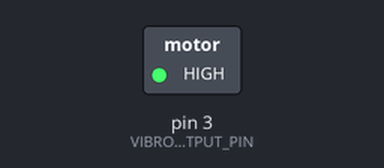
Bench run of a sketch on a simulated Arduino Uno, built with avr-gcc and run on an emulated ATmega328P. On the bench: switched loads named in the sketch (green lamp = pin HIGH). Dashed ring = blinking.

Above: at 0.5 s.
Timing chart, 0 to 4.6 s (numbered marks = the images above):
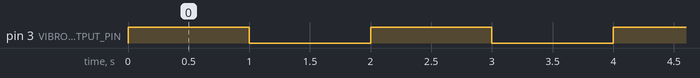

The sketch:

vibromotor.ino
```cpp
const int VIBROMOTOR_OUTPUT_PIN = 3;

void setup() {
  pinMode(VIBROMOTOR_OUTPUT_PIN, OUTPUT);
  Serial.begin(9600);
}

void loop() {
  digitalWrite(VIBROMOTOR_OUTPUT_PIN, HIGH);
  delay(1000);
  digitalWrite(VIBROMOTOR_OUTPUT_PIN, LOW);
  delay(1000);
}
```

Blinker.cpp
```cpp
#include "Blinker.h"

/**
* This Blinker constructor takes parameters pin and blinkInterval,
* pin specifies the output pin, and blinkInterval specifies the time
* in between each blink of the LED
*/
Blinker::Blinker(const int pin, const unsigned long blinkInterval) :
  _pin(pin), _interval(blinkInterval) // initialize const like this in C++
{
  _state = LOW;
  _prevTime = 0;
  pinMode(_pin, OUTPUT);
}

/**
* Calculates whether to toggle output state based on the set interval
* Call this function once per loop()
*/
void Blinker::update() {
  unsigned long currentTime = millis();

  if (currentTime - _prevTime >= _interval) {
    _prevTime = currentTime;
    _state = !_state;
    digitalWrite(_pin, _state);
  }
}
```

Blinker.h
```cpp
/**
 * This class toggles output between HIGH and LOW for a given pin
 * based on the provided "blink" interval
 *
 * Usage:
 *  Blinker _ledBlinker(3, 200); // blinks Pin 3 on/off every 200 ms
 *
 *  loop(){
 *    _ledBlinker.update();
 *  }
 */

#include <Arduino.h>

class Blinker{

  private:
    const int _pin;                 // output pin
    const unsigned long _interval;  // blink interval in ms

    int _state;                     // current state (either HIGH OR LOW)
    unsigned long _prevTime;        // last state toggle in ms

  public:
    Blinker(const int pin, const unsigned long blinkInterval);
    void update();
};
```

Measured:
- by itself, pin 3 (VIBROMOTOR_OUTPUT_PIN): alternates HIGH for 1.0 s and LOW for 1.0 s
